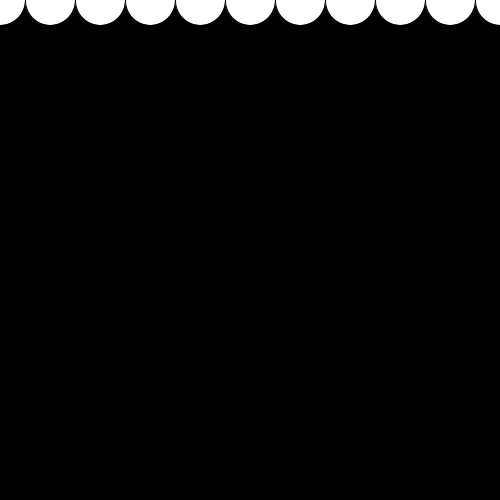
Frame 1 (no input)
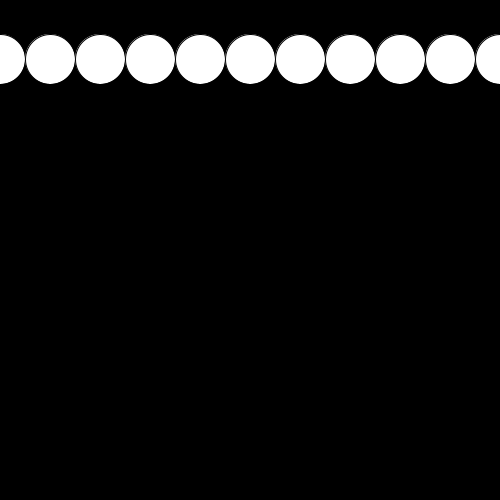
Frame 60 (the mouse pressed at the canvas centre just before this capture)
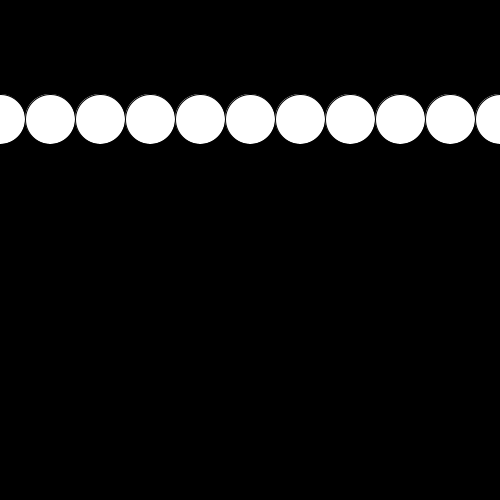
Frame 120 (the mouse held since frame 60 and released just before this capture)

The Processing sketch that drew these frames (run headless with seeded random() and noise(); from frame 60 on, the mouse is pressed at the canvas centre):

// Processing sketch: demo4_for_loops_moving
// ── demo4_for_loops_moving.pde

/*
The case of the forever falling ellipses
 */


float y= 0;  

void setup() {
  size (500, 500);
}

void draw() {
  background(0);
  
  for (int x=0; x<=width; x+=50) {
    ellipse (x, y, 50, 50);
  }

  y++;  //y value of ellipse increments after we exit the for loop

  if (y>=height+50) { //if y value reaches 50 pixels below canvas
    y=-50;  //sets y value to 50 pixels above canvas
  }
  
  println ("y=:  " + y); // printing to console
}
